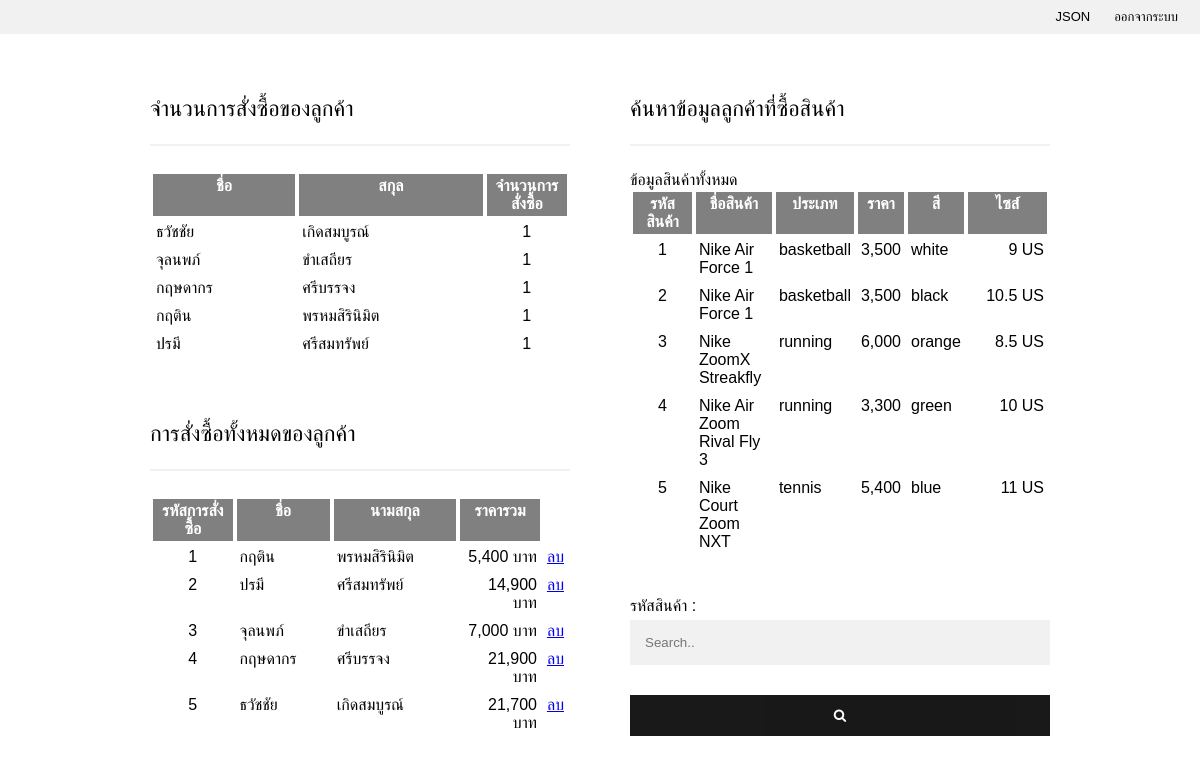
The app's page /admin.php with its own data.
### tables this page shows
CREATE TABLE `orders` (
  `ord_id` int(11) NOT NULL,
  `username` varchar(15) NOT NULL,
  `total` float NOT NULL
);

CREATE TABLE `member` (
  `username` varchar(15) NOT NULL,
  `password` varchar(15) NOT NULL,
  `fname` varchar(50) NOT NULL,
  `lname` varchar(50) NOT NULL,
  `address` varchar(255) NOT NULL,
  `mobile` varchar(30) NOT NULL,
  `email` varchar(30) NOT NULL,
  `status` varchar(15) DEFAULT NULL
);

CREATE TABLE `product` (
  `pid` int(15) NOT NULL,
  `pname` varchar(50) NOT NULL,
  `ptype` varchar(50) NOT NULL,
  `price` float NOT NULL,
  `pcolour` varchar(25) NOT NULL,
  `pdetail` text NOT NULL,
  `psize` float NOT NULL
);

### admin.php (the view, shortened to what this page needs)
<?php
    include "connect.php";
    function formatMoney($number, $fractional=false) {
        while (true) {
            $replaced = preg_replace('/(-?\d+)(\d\d\d)/', '$1,$2', $number);
            if ($replaced != $number) {
                $number = $replaced;
            } else { break; }
        }
        return $number;
    }
?>
<html>
    <head>
        <link rel="stylesheet" href="https://cdnjs.cloudflare.com/ajax/libs/font-awesome/4.7.0/css/font-awesome.min.css">
    </head>
    <body>
        <div class="headertop">
            <div class="headertop-right">
                <a href="index.html">JSON</a>
                <a href="logout.php">ออกจากระบบ</a>
            </div>
        </div>
        <div style="display:flex">
            <div class="column" style="padding: 40px 30px 80px 150px">
                <p style="font-size:22px" >จำนวนการสั่งซื้อของลูกค้า</p>
                <hr>
                <?php
                    $stmt = $pdo->prepare("SELECT member.fname, member.lname, COUNT(orders.username) FROM member JOIN orders ON member.username = orders.username GROUP BY member.username");
                    $stmt->execute();
                ?>
                <table style="padding-bottom: 40px">
                    <tr>
                        <th style="width: 35%;">ชื่อ</th>
                        <th>สกุล</th>
                        <th>จำนวนการสั่งซื้อ</th>
                    </tr>
                <?php while($row = $stmt->fetch()): ?>
                    <tr>
                        <td><?=$row["fname"]?></td>
                        <td><?=$row["lname"]?></td>
                        <td><?=$row["COUNT(orders.username)"]?></td>
                    </tr>
                <?php endwhile; ?>
                </table>
                <p style="font-size:22px" >การสั่งซื้อทั้งหมดของลูกค้า</p>
                <hr>
                <?php
                    $stmt = $pdo->prepare("SELECT ord_id, fname, lname, total FROM orders JOIN member ON orders.username = member.username");
                    $stmt->execute();
                ?>
                <table style="padding-bottom: 40px">
                    <tr>
                        <th style="width: 20%;">รหัสการสั่งซื้อ</th>
                        <th>ชื่อ</th>
                        <th>นามสกุล</th>
                        <th>ราคารวม</th>
                    </tr>
                <?php while($row = $stmt->fetch()): ?>
                    <tr>
                        <td style="text-align: center;"><?=$row["ord_id"]?></td>
                        <td><?=$row["fname"]?></td>
                        <td><?=$row["lname"]?></td>
                        <td style="text-align: right;"><?=formatMoney($row["total"])?> บาท</td>
                        <td style="width: 1%;"><a href="delete.php?ord_id=<?=$row["ord_id"]?>">ลบ</a></td>
                    </tr>
                <?php endwhile; ?>
                </table>
            </div>
            <div class="column" style="padding: 40px 150px 80px 30px">
                <p style="font-size:22px" >ค้นหาข้อมูลลูกค้าที่ซื้อสินค้า</p>
                <hr>
                ข้อมูลสินค้าทั้งหมด
                <?php
                    $stmt = $pdo->prepare("SELECT * FROM product");
                    $stmt->execute();
                ?>
                <table style="padding-bottom: 40px">
                    <tr>
                        <th>รหัสสินค้า</th>
                        <th>ชื่อสินค้า</th>
                        <th>ประเภท</th>
                        <th>ราคา</th>
                        <th>สี</th>
                        <th>ไซส์</th>
                    </tr>
                <?php while($row = $stmt->fetch()): ?>
                    <tr>
                        <td style="text-align: center;"><?=$row["pid"]?></td>
                        <td><?=$row["pname"]?></td>
                        <td><?=$row["ptype"]?></td>
                        <td><?=formatMoney($row["price"])?></td>
                        <td><?=$row["pcolour"]?></td>
                        <td style="text-align: right;"><?=$row["psize"]?> US</td>
                    </tr>
                <?php endwhile; ?>
                </table>
                <div class="search-container">
                <form method="post" action="admin.php">
                    รหัสสินค้า : <input type="text" pattern="[1-5]{1}" placeholder="Search.." name="pid">
                    <button type="submit"><i class="fa fa-search"></i></button>
                </form>
            </div>
            </div>
        </div>
    </body>
</html>

### admin.php (style rules this page uses)
body { margin: 0; font-family: Arial, Helvetica, sans-serif; }
* { box-sizing: border-box }
.headertop { overflow: hidden; background: #f1f1f1; padding-right: 10px; }
.headertop a { float: left; color: black; text-align: center; padding: 12px; text-decoration: none; font-size: 13px; line-height: 10px; border-radius: 4px; }
.headertop-right { float: right; }
.column { float: left; width: 50%; height: 300px; }
input[type=text], input[type=password] { width: 100%; padding: 15px; margin: 5px 0 22px 0; display: inline-block; border: none; background: #f1f1f1; }
hr { border: 1px solid #f1f1f1; margin-bottom: 25px; }
button { background-color: black; color: white; padding: 14px 20px; margin: 8px 0; border: none; cursor: pointer; width: 100%; opacity: 0.9; }
th:first-child { width: 15%; }
th:last-child { width: 20%; }
td:last-child { text-align: center; }
td { background: white; }
th { background: gray; color: white; }
td, th { border: solid 1px white; padding: 3px; vertical-align: top; }

### records on screen
orders: ord_id "1", member.fname "กฤติน", member.lname "พรหมสิรินิมิต", total "5,400"
orders: ord_id "2", member.fname "ปรมี", member.lname "ศรีสมทรัพย์", total "14,900"
orders: ord_id "3", member.fname "จุลนพภ์", member.lname "ขําเสถียร", total "7,000"
orders: ord_id "4", member.fname "กฤษดากร", member.lname "ศรีบรรจง", total "21,900"
orders: ord_id "5", member.fname "ธวัชชัย", member.lname "เกิดสมบูรณ์", total "21,700"
product: pid "1", pname "Nike Air Force 1", ptype "basketball", price "3,500", pcolour "white", psize "9"
product: pid "2", pname "Nike Air Force 1", ptype "basketball", price "3,500", pcolour "black", psize "10.5"
product: pid "3", pname "Nike ZoomX Streakfly", ptype "running", price "6,000", pcolour "orange", psize "8.5"
product: pid "4", pname "Nike Air Zoom Rival Fly 3", ptype "running", price "3,300", pcolour "green", psize "10"
product: pid "5", pname "Nike Court Zoom NXT", ptype "tennis", price "5,400", pcolour "blue", psize "11"

### other values on screen
$row["fname"] "ธวัชชัย"
$row["lname"] "เกิดสมบูรณ์"
$row["COUNT(orders.username)"] "1"
$row["fname"] "จุลนพภ์"
$row["lname"] "ขําเสถียร"
$row["fname"] "กฤษดากร"
$row["lname"] "ศรีบรรจง"
$row["fname"] "กฤติน"
$row["lname"] "พรหมสิรินิมิต"
$row["fname"] "ปรมี"
$row["lname"] "ศรีสมทรัพย์"
